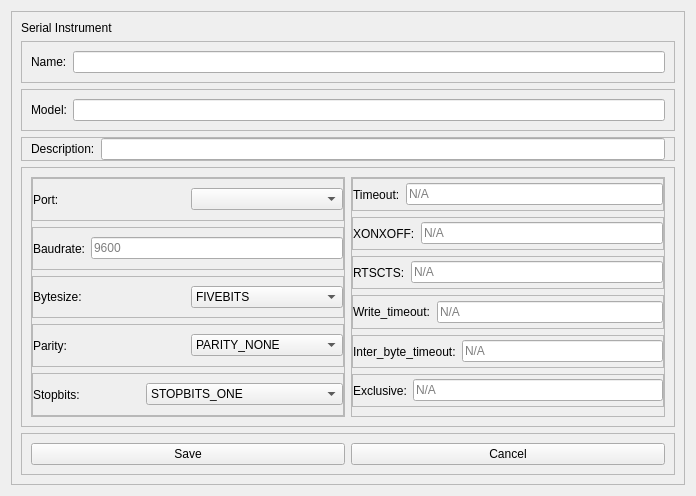
<?xml version="1.0" encoding="UTF-8"?>
<ui version="4.0">
 <class>Form</class>
 <widget class="QWidget" name="Form">
  <property name="geometry">
   <rect>
    <x>0</x>
    <y>0</y>
    <width>696</width>
    <height>496</height>
   </rect>
  </property>
  <property name="windowTitle">
   <string>Form</string>
  </property>
  <layout class="QVBoxLayout" name="verticalLayout_3">
   <item>
    <widget class="QFrame" name="frame_16">
     <property name="frameShape">
      <enum>QFrame::StyledPanel</enum>
     </property>
     <property name="frameShadow">
      <enum>QFrame::Raised</enum>
     </property>
     <layout class="QVBoxLayout" name="verticalLayout_4">
      <item>
       <widget class="QLabel" name="label">
        <property name="sizePolicy">
         <sizepolicy hsizetype="Preferred" vsizetype="Maximum">
          <horstretch>0</horstretch>
          <verstretch>0</verstretch>
         </sizepolicy>
        </property>
        <property name="text">
         <string>Serial Instrument</string>
        </property>
       </widget>
      </item>
      <item>
       <widget class="QFrame" name="frame_7">
        <property name="sizePolicy">
         <sizepolicy hsizetype="Preferred" vsizetype="Maximum">
          <horstretch>0</horstretch>
          <verstretch>0</verstretch>
         </sizepolicy>
        </property>
        <property name="frameShape">
         <enum>QFrame::StyledPanel</enum>
        </property>
        <property name="frameShadow">
         <enum>QFrame::Raised</enum>
        </property>
        <layout class="QHBoxLayout" name="horizontalLayout_7">
         <item>
          <widget class="QLabel" name="label_2">
           <property name="text">
            <string>Name:</string>
           </property>
          </widget>
         </item>
         <item>
          <widget class="QLineEdit" name="nameLineEdit"/>
         </item>
        </layout>
       </widget>
      </item>
      <item>
       <widget class="QFrame" name="frame_18">
        <property name="sizePolicy">
         <sizepolicy hsizetype="Preferred" vsizetype="Maximum">
          <horstretch>0</horstretch>
          <verstretch>0</verstretch>
         </sizepolicy>
        </property>
        <property name="frameShape">
         <enum>QFrame::StyledPanel</enum>
        </property>
        <property name="frameShadow">
         <enum>QFrame::Raised</enum>
        </property>
        <layout class="QHBoxLayout" name="horizontalLayout_15">
         <item>
          <widget class="QLabel" name="label_14">
           <property name="text">
            <string>Model:</string>
           </property>
          </widget>
         </item>
         <item>
          <widget class="QLineEdit" name="modelLineEdit"/>
         </item>
        </layout>
       </widget>
      </item>
      <item>
       <widget class="QFrame" name="frame_17">
        <property name="sizePolicy">
         <sizepolicy hsizetype="Preferred" vsizetype="Fixed">
          <horstretch>0</horstretch>
          <verstretch>0</verstretch>
         </sizepolicy>
        </property>
        <property name="frameShape">
         <enum>QFrame::StyledPanel</enum>
        </property>
        <property name="frameShadow">
         <enum>QFrame::Raised</enum>
        </property>
        <layout class="QHBoxLayout" name="horizontalLayout_14">
         <property name="topMargin">
          <number>0</number>
         </property>
         <property name="bottomMargin">
          <number>0</number>
         </property>
         <item>
          <widget class="QLabel" name="label_13">
           <property name="text">
            <string>Description:</string>
           </property>
          </widget>
         </item>
         <item>
          <widget class="QLineEdit" name="descriptionLineEdit"/>
         </item>
        </layout>
       </widget>
      </item>
      <item>
       <widget class="QFrame" name="frame_15">
        <property name="frameShape">
         <enum>QFrame::StyledPanel</enum>
        </property>
        <property name="frameShadow">
         <enum>QFrame::Raised</enum>
        </property>
        <layout class="QHBoxLayout" name="horizontalLayout_13">
         <item>
          <widget class="QFrame" name="frame_14">
           <property name="frameShape">
            <enum>QFrame::StyledPanel</enum>
           </property>
           <property name="frameShadow">
            <enum>QFrame::Raised</enum>
           </property>
           <layout class="QVBoxLayout" name="verticalLayout_2">
            <property name="leftMargin">
             <number>0</number>
            </property>
            <property name="topMargin">
             <number>0</number>
            </property>
            <property name="rightMargin">
             <number>0</number>
            </property>
            <property name="bottomMargin">
             <number>0</number>
            </property>
            <item>
             <widget class="QFrame" name="frame_8">
              <property name="frameShape">
               <enum>QFrame::StyledPanel</enum>
              </property>
              <property name="frameShadow">
               <enum>QFrame::Raised</enum>
              </property>
              <layout class="QHBoxLayout" name="horizontalLayout_8">
               <property name="leftMargin">
                <number>0</number>
               </property>
               <property name="topMargin">
                <number>0</number>
               </property>
               <property name="rightMargin">
                <number>0</number>
               </property>
               <property name="bottomMargin">
                <number>0</number>
               </property>
               <item>
                <widget class="QLabel" name="label_3">
                 <property name="text">
                  <string>Port:</string>
                 </property>
                </widget>
               </item>
               <item>
                <widget class="QComboBox" name="portComboBox"/>
               </item>
              </layout>
             </widget>
            </item>
            <item>
             <widget class="QFrame" name="frame_9">
              <property name="frameShape">
               <enum>QFrame::StyledPanel</enum>
              </property>
              <property name="frameShadow">
               <enum>QFrame::Raised</enum>
              </property>
              <layout class="QHBoxLayout" name="horizontalLayout_9">
               <property name="leftMargin">
                <number>0</number>
               </property>
               <property name="topMargin">
                <number>0</number>
               </property>
               <property name="rightMargin">
                <number>0</number>
               </property>
               <property name="bottomMargin">
                <number>0</number>
               </property>
               <item>
                <widget class="QLabel" name="label_4">
                 <property name="text">
                  <string>Baudrate:</string>
                 </property>
                </widget>
               </item>
               <item>
                <widget class="QLineEdit" name="baudrateLineEdit">
                 <property name="placeholderText">
                  <string>9600</string>
                 </property>
                </widget>
               </item>
              </layout>
             </widget>
            </item>
            <item>
             <widget class="QFrame" name="frame_19">
              <property name="frameShape">
               <enum>QFrame::StyledPanel</enum>
              </property>
              <property name="frameShadow">
               <enum>QFrame::Raised</enum>
              </property>
              <layout class="QHBoxLayout" name="horizontalLayout_17">
               <property name="leftMargin">
                <number>0</number>
               </property>
               <property name="topMargin">
                <number>0</number>
               </property>
               <property name="rightMargin">
                <number>0</number>
               </property>
               <property name="bottomMargin">
                <number>0</number>
               </property>
               <item>
                <widget class="QLabel" name="label_15">
                 <property name="text">
                  <string>Bytesize:</string>
                 </property>
                </widget>
               </item>
               <item>
                <widget class="QComboBox" name="bytesizeComboBox">
                 <item>
                  <property name="text">
                   <string>FIVEBITS</string>
                  </property>
                 </item>
                 <item>
                  <property name="text">
                   <string>SIXBITS</string>
                  </property>
                 </item>
                 <item>
                  <property name="text">
                   <string>SEVENBITS</string>
                  </property>
                 </item>
                 <item>
                  <property name="text">
                   <string>EIGHTBITS</string>
                  </property>
                 </item>
                </widget>
               </item>
              </layout>
             </widget>
            </item>
            <item>
             <widget class="QFrame" name="frame_10">
              <property name="frameShape">
               <enum>QFrame::StyledPanel</enum>
              </property>
              <property name="frameShadow">
               <enum>QFrame::Raised</enum>
              </property>
              <layout class="QHBoxLayout" name="horizontalLayout_10">
               <property name="leftMargin">
                <number>0</number>
               </property>
               <property name="topMargin">
                <number>0</number>
               </property>
               <property name="rightMargin">
                <number>0</number>
               </property>
               <property name="bottomMargin">
                <number>0</number>
               </property>
               <item>
                <widget class="QLabel" name="label_5">
                 <property name="text">
                  <string>Parity:</string>
                 </property>
                </widget>
               </item>
               <item>
                <widget class="QComboBox" name="parityComboBox">
                 <item>
                  <property name="text">
                   <string>PARITY_NONE</string>
                  </property>
                 </item>
                 <item>
                  <property name="text">
                   <string>PARITY_EVEN</string>
                  </property>
                 </item>
                 <item>
                  <property name="text">
                   <string>PARITY_ODD</string>
                  </property>
                 </item>
                 <item>
                  <property name="text">
                   <string>PARITY_MARK</string>
                  </property>
                 </item>
                 <item>
                  <property name="text">
                   <string>PARITY_SPACE</string>
                  </property>
                 </item>
                </widget>
               </item>
              </layout>
             </widget>
            </item>
            <item>
             <widget class="QFrame" name="frame_11">
              <property name="frameShape">
               <enum>QFrame::StyledPanel</enum>
              </property>
              <property name="frameShadow">
               <enum>QFrame::Raised</enum>
              </property>
              <layout class="QHBoxLayout" name="horizontalLayout_11">
               <property name="leftMargin">
                <number>0</number>
               </property>
               <property name="topMargin">
                <number>0</number>
               </property>
               <property name="rightMargin">
                <number>0</number>
               </property>
               <property name="bottomMargin">
                <number>0</number>
               </property>
               <item>
                <widget class="QLabel" name="label_6">
                 <property name="text">
                  <string>Stopbits:</string>
                 </property>
                </widget>
               </item>
               <item>
                <widget class="QComboBox" name="stopbitsComboBox">
                 <item>
                  <property name="text">
                   <string>STOPBITS_ONE</string>
                  </property>
                 </item>
                 <item>
                  <property name="text">
                   <string>STOPBITS_ONE_POINT_FIVE</string>
                  </property>
                 </item>
                 <item>
                  <property name="text">
                   <string>STOPBITS_TWO</string>
                  </property>
                 </item>
                </widget>
               </item>
              </layout>
             </widget>
            </item>
           </layout>
          </widget>
         </item>
         <item>
          <widget class="QFrame" name="frame_13">
           <property name="frameShape">
            <enum>QFrame::StyledPanel</enum>
           </property>
           <property name="frameShadow">
            <enum>QFrame::Raised</enum>
           </property>
           <layout class="QVBoxLayout" name="verticalLayout">
            <property name="leftMargin">
             <number>0</number>
            </property>
            <property name="topMargin">
             <number>0</number>
            </property>
            <property name="rightMargin">
             <number>0</number>
            </property>
            <item>
             <widget class="QFrame" name="frame">
              <property name="frameShape">
               <enum>QFrame::StyledPanel</enum>
              </property>
              <property name="frameShadow">
               <enum>QFrame::Raised</enum>
              </property>
              <layout class="QHBoxLayout" name="horizontalLayout">
               <property name="leftMargin">
                <number>0</number>
               </property>
               <property name="topMargin">
                <number>0</number>
               </property>
               <property name="rightMargin">
                <number>0</number>
               </property>
               <property name="bottomMargin">
                <number>0</number>
               </property>
               <item>
                <widget class="QLabel" name="label_7">
                 <property name="text">
                  <string>Timeout:</string>
                 </property>
                </widget>
               </item>
               <item>
                <widget class="QLineEdit" name="timeoutLineEdit">
                 <property name="placeholderText">
                  <string>N/A</string>
                 </property>
                </widget>
               </item>
              </layout>
             </widget>
            </item>
            <item>
             <widget class="QFrame" name="frame_2">
              <property name="frameShape">
               <enum>QFrame::StyledPanel</enum>
              </property>
              <property name="frameShadow">
               <enum>QFrame::Raised</enum>
              </property>
              <layout class="QHBoxLayout" name="horizontalLayout_2">
               <property name="leftMargin">
                <number>0</number>
               </property>
               <property name="topMargin">
                <number>0</number>
               </property>
               <property name="rightMargin">
                <number>0</number>
               </property>
               <property name="bottomMargin">
                <number>0</number>
               </property>
               <item>
                <widget class="QLabel" name="label_8">
                 <property name="text">
                  <string>XONXOFF:</string>
                 </property>
                </widget>
               </item>
               <item>
                <widget class="QLineEdit" name="xonxoffLineEdit">
                 <property name="placeholderText">
                  <string>N/A</string>
                 </property>
                </widget>
               </item>
              </layout>
             </widget>
            </item>
            <item>
             <widget class="QFrame" name="frame_3">
              <property name="frameShape">
               <enum>QFrame::StyledPanel</enum>
              </property>
              <property name="frameShadow">
               <enum>QFrame::Raised</enum>
              </property>
              <layout class="QHBoxLayout" name="horizontalLayout_3">
               <property name="leftMargin">
                <number>0</number>
               </property>
               <property name="topMargin">
                <number>0</number>
               </property>
               <property name="rightMargin">
                <number>0</number>
               </property>
               <property name="bottomMargin">
                <number>0</number>
               </property>
               <item>
                <widget class="QLabel" name="label_9">
                 <property name="text">
                  <string>RTSCTS:</string>
                 </property>
                </widget>
               </item>
               <item>
                <widget class="QLineEdit" name="rtsctsLineEdit">
                 <property name="placeholderText">
                  <string>N/A</string>
                 </property>
                </widget>
               </item>
              </layout>
             </widget>
            </item>
            <item>
             <widget class="QFrame" name="frame_4">
              <property name="frameShape">
               <enum>QFrame::StyledPanel</enum>
              </property>
              <property name="frameShadow">
               <enum>QFrame::Raised</enum>
              </property>
              <layout class="QHBoxLayout" name="horizontalLayout_4">
               <property name="leftMargin">
                <number>0</number>
               </property>
               <property name="topMargin">
                <number>0</number>
               </property>
               <property name="rightMargin">
                <number>0</number>
               </property>
               <property name="bottomMargin">
                <number>0</number>
               </property>
               <item>
                <widget class="QLabel" name="label_10">
                 <property name="text">
                  <string>Write_timeout:</string>
                 </property>
                </widget>
               </item>
               <item>
                <widget class="QLineEdit" name="writeTimeoutLineEdit">
                 <property name="placeholderText">
                  <string>N/A</string>
                 </property>
                </widget>
               </item>
              </layout>
             </widget>
            </item>
            <item>
             <widget class="QFrame" name="frame_5">
              <property name="frameShape">
               <enum>QFrame::StyledPanel</enum>
              </property>
              <property name="frameShadow">
               <enum>QFrame::Raised</enum>
              </property>
              <layout class="QHBoxLayout" name="horizontalLayout_5">
               <property name="leftMargin">
                <number>0</number>
               </property>
               <property name="topMargin">
                <number>0</number>
               </property>
               <property name="rightMargin">
                <number>0</number>
               </property>
               <property name="bottomMargin">
                <number>0</number>
               </property>
               <item>
                <widget class="QLabel" name="label_11">
                 <property name="text">
                  <string>Inter_byte_timeout:</string>
                 </property>
                </widget>
               </item>
               <item>
                <widget class="QLineEdit" name="interbyteLineEdit">
                 <property name="placeholderText">
                  <string>N/A</string>
                 </property>
                </widget>
               </item>
              </layout>
             </widget>
            </item>
            <item>
             <widget class="QFrame" name="frame_6">
              <property name="frameShape">
               <enum>QFrame::StyledPanel</enum>
              </property>
              <property name="frameShadow">
               <enum>QFrame::Raised</enum>
              </property>
              <layout class="QHBoxLayout" name="horizontalLayout_6">
               <property name="leftMargin">
                <number>0</number>
               </property>
               <property name="topMargin">
                <number>0</number>
               </property>
               <property name="rightMargin">
                <number>0</number>
               </property>
               <property name="bottomMargin">
                <number>0</number>
               </property>
               <item>
                <widget class="QLabel" name="label_12">
                 <property name="text">
                  <string>Exclusive:</string>
                 </property>
                </widget>
               </item>
               <item>
                <widget class="QLineEdit" name="exclusiveLineEdit">
                 <property name="placeholderText">
                  <string>N/A</string>
                 </property>
                </widget>
               </item>
              </layout>
             </widget>
            </item>
           </layout>
          </widget>
         </item>
        </layout>
       </widget>
      </item>
      <item>
       <widget class="QFrame" name="frame_12">
        <property name="sizePolicy">
         <sizepolicy hsizetype="Preferred" vsizetype="Maximum">
          <horstretch>0</horstretch>
          <verstretch>0</verstretch>
         </sizepolicy>
        </property>
        <property name="frameShape">
         <enum>QFrame::StyledPanel</enum>
        </property>
        <property name="frameShadow">
         <enum>QFrame::Raised</enum>
        </property>
        <layout class="QHBoxLayout" name="horizontalLayout_12">
         <item>
          <widget class="QPushButton" name="saveButton">
           <property name="text">
            <string>Save</string>
           </property>
          </widget>
         </item>
         <item>
          <widget class="QPushButton" name="cancelButton">
           <property name="text">
            <string>Cancel</string>
           </property>
          </widget>
         </item>
        </layout>
       </widget>
      </item>
     </layout>
    </widget>
   </item>
  </layout>
 </widget>
 <resources/>
 <connections/>
</ui>
